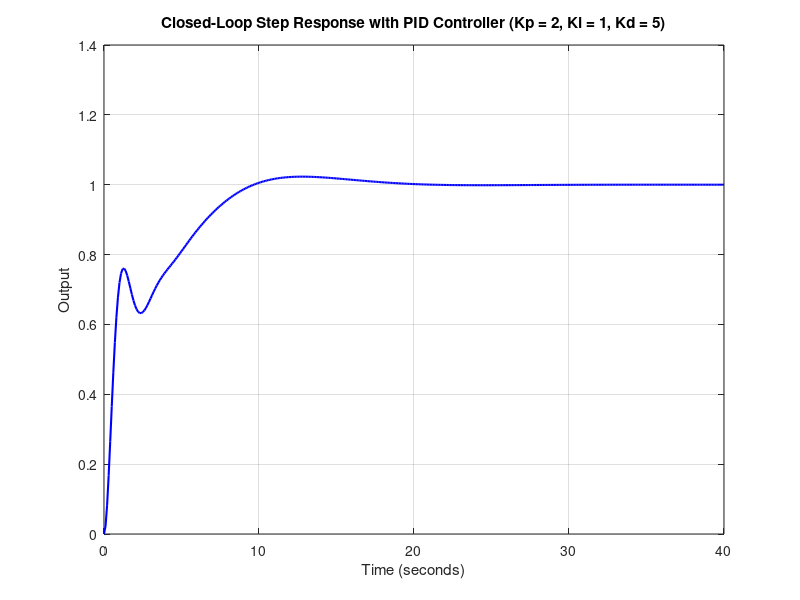

Write MATLAB code to recreate this figure.
% پارامترهای کنترلکننده PID
Kp = 2;
Ki = 1; % باید مقدار مناسب را تنظیم کنید
Kd = 5; % باید مقدار مناسب را تنظیم کنید

% تعریف تابع تبدیل سیستم باز
num = 1;
den = [1 3 4 2];
G = tf(num, den);

% تعریف تابع تبدیل کنترلکننده PID
C = pid(Kp, Ki, Kd);

% تشکیل تابع تبدیل حلقه باز سیستم با کنترلکننده
G_open = series(C, G);

% تشکیل تابع تبدیل حلقه بسته با فیدبک واحد
G_closed = feedback(G_open, 1);

% شبیهسازی پاسخ پله واحد
t = 0:0.1:40; % بازه زمانی شبیهسازی
[y, t] = step(G_closed, t);

% رسم پاسخ پله سیستم حلقه بسته
figure;
plot(t, y, 'b', 'LineWidth', 1.5);
title(['Closed-Loop Step Response with PID Controller (Kp = ' num2str(Kp) ', Ki = ' num2str(Ki) ', Kd = ' num2str(Kd) ')']);
xlabel('Time (seconds)');
ylabel('Output');
grid on;
